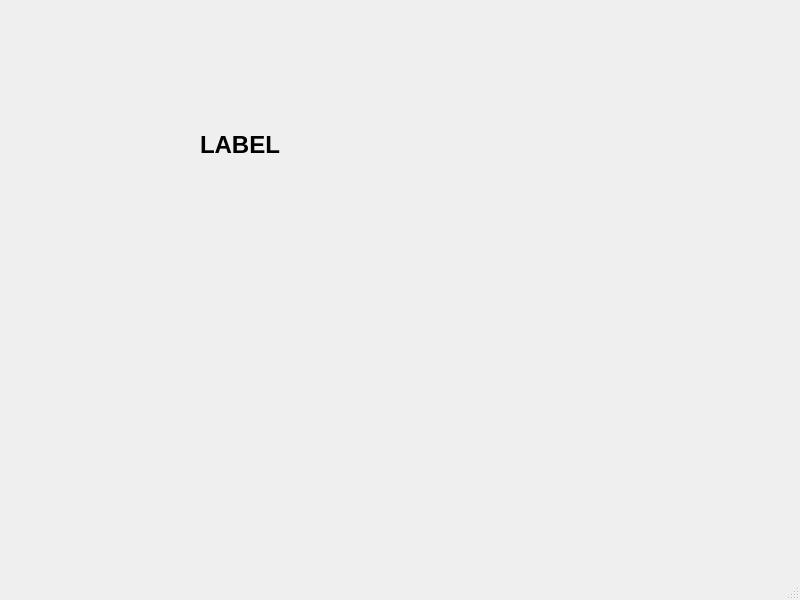
<?xml version="1.0" encoding="UTF-8"?>
<ui version="4.0">
 <class>MainWindow</class>
 <widget class="QMainWindow" name="MainWindow">
  <property name="geometry">
   <rect>
    <x>0</x>
    <y>0</y>
    <width>800</width>
    <height>600</height>
   </rect>
  </property>
  <property name="windowTitle">
   <string>MainWindow</string>
  </property>
  <widget class="QWidget" name="centralwidget">
   <widget class="QLabel" name="label">
    <property name="geometry">
     <rect>
      <x>200</x>
      <y>110</y>
      <width>171</width>
      <height>71</height>
     </rect>
    </property>
    <property name="text">
     <string>&lt;h1&gt;LABEL&lt;/h1&gt;</string>
    </property>
   </widget>
  </widget>
  <widget class="QMenuBar" name="menubar">
   <property name="geometry">
    <rect>
     <x>0</x>
     <y>0</y>
     <width>800</width>
     <height>21</height>
    </rect>
   </property>
  </widget>
  <widget class="QStatusBar" name="statusbar"/>
 </widget>
 <resources/>
 <connections/>
</ui>
